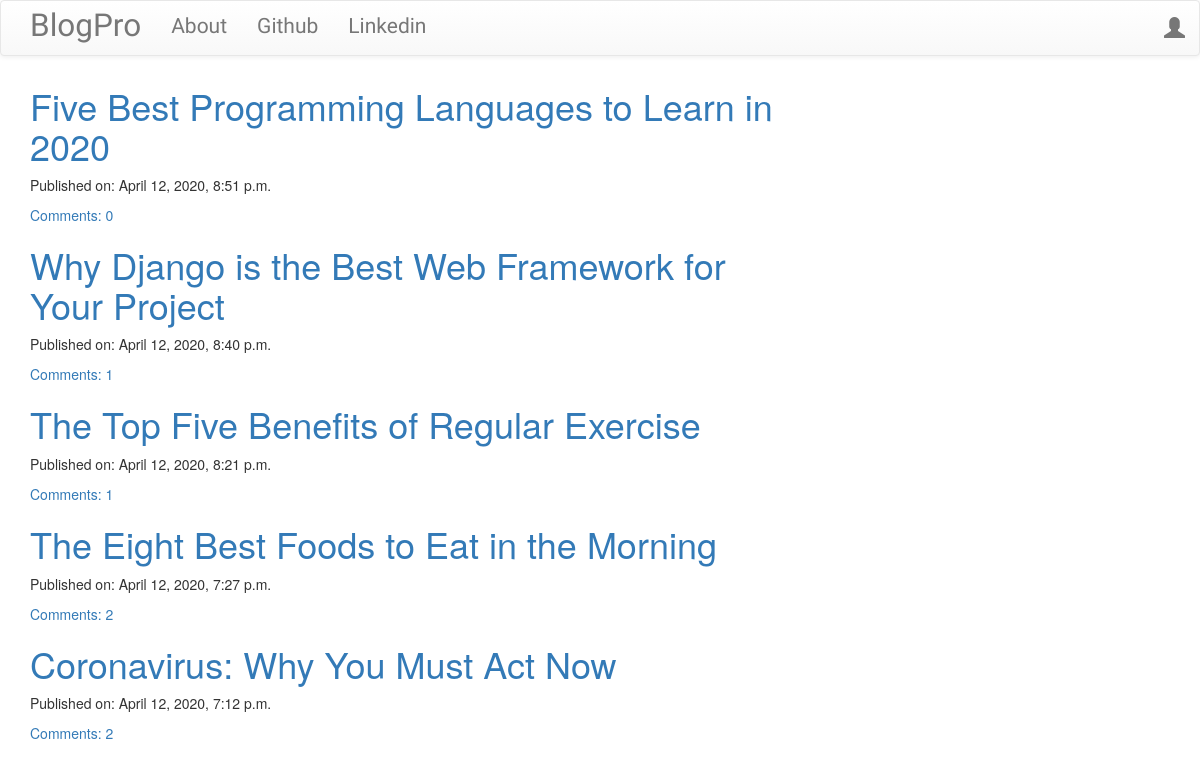
The page / on the database its author committed.
### blog/models.py (models this page shows, shortened)
class Post(models.Model):
    author = models.ForeignKey('auth.User', on_delete=models.CASCADE)
    title = models.CharField(max_length = 200)
    text = models.TextField()
    create_date = models.DateTimeField(default = timezone.now)
    published_date = models.DateTimeField(blank = True, null = True)
    def approve_comments(self):
        return self.comments.filter(approved_comment = True)

### blog/views.py (the view)
# urls.py: path('', views.PostListView.as_view(), name = 'post_list'),
class PostListView(ListView):
    model = Post
    def get_queryset(self):
        return Post.objects.filter(published_date__lte = timezone.now()).order_by('-published_date')

### blog/templates/blog/post_list.html
{% extends 'blog/base.html' %}
{% block content %}
<div class="centerstage">
  {% for post in post_list %}
    <div class="post">
      <h1><a href="{% url 'post_detail' pk=post.pk %}">{{ post.title }}</a></h1>
      <div class="date">
        <p>Published on: {{ post.published_date }}</p>
      </div>
      <a href="{% url 'post_detail' pk=post.pk %}">Comments: {{ post.approve_comments.count }}</a>
    </div>
  {% endfor %}
</div>
{% endblock %}

### blog/templates/blog/base.html (shortened to what this page needs)
<!DOCTYPE html>
{% load static %}
<html lang="en" dir="ltr">
  <head>
    <link rel="stylesheet" href="https://maxcdn.bootstrapcdn.com/bootstrap/3.3.7/css/bootstrap.min.css">
    <link rel="stylesheet" href="https://maxcdn.bootstrapcdn.com/bootstrap/3.3.7/css/bootstrap-theme.min.css">
    <link rel="stylesheet" href="//cdn.jsdelivr.net/npm/medium-editor@latest/dist/css/medium-editor.min.css" type="text/css" media="screen" charset="utf-8">
    <link rel="stylesheet" href="{% static 'css/blog.css' %}">
    <link rel="stylesheet" href="{% static 'css/about.css' %}">
  </head>
  <body class="">
    <nav class="navbar navbar-default techfont custom-navbar">
      <div class="container">
        <ul class="nav navbar-nav">
          <li> <a class="navbar-brand bigbrand" href="{% url 'post_list' %}">BlogPro</a> </li>
          <li> <a href="{% url 'about' %}">About</a> </li>
          <li> <a href="https://www.github.com">Github</a> </li>
          <li> <a href="https://www.linkedin.com">Linkedin</a> </li>
        </ul>
        <ul class="nav navbar-nav navbar-right">
          {% if user.is_authenticated %}
            <li> <a href="{% url 'post_new' %}">New Post</a> </li>
            <li> <a href="{% url 'post_draft_list' %}">Drafts</a> </li>
            <li> <a href="{% url 'logout' %}">Log Out</a> </li>
            <li> <a> Welcome: {{ user.username }} </a> </li>
          {% else %}
            <li> <a class="nav navbar-right" href="{% url 'login' %}">
              <span class="glyphicon glyphicon-user"></span>
            </a> </li>
          {% endif %}
        </ul>
      </div>
    </nav>
    <div class="content container">
        <div class="row">
            <div class="col-md-8">
              <div class="blog_posts">
                {% block content %}
                {% endblock %}
              </div>
            </div>
        </div>
    </div>
  </body>
</html>

### blog/static/css/blog.css (style rules this page uses)
.techfont { font-family: 'Girassol', cursive; font-size: 1.5em; margin-bottom: 10px; }
.bigbrand { font-size: 1.5em; }
.centerstage { margin-left: auto; margin-right: auto; }

### blog/static/css/about.css (style rules this page uses)
body, html { height: 100%; margin: 0; }

### rows shown on the page
Post: title "Five Best Programming Languages to Learn in 2020", published_date "April 12, 2020, 8:51 p.m.", approve_comments.count "0"
Post: title "Why Django is the Best Web Framework for Your Project", published_date "April 12, 2020, 8:40 p.m.", approve_comments.count "1"
Post: title "The Top Five Benefits of Regular Exercise", published_date "April 12, 2020, 8:21 p.m.", approve_comments.count "1"
Post: title "The Eight Best Foods to Eat in the Morning", published_date "April 12, 2020, 7:27 p.m.", approve_comments.count "2"
Post: title "Coronavirus: Why You Must Act Now", published_date "April 12, 2020, 7:12 p.m.", approve_comments.count "2"
